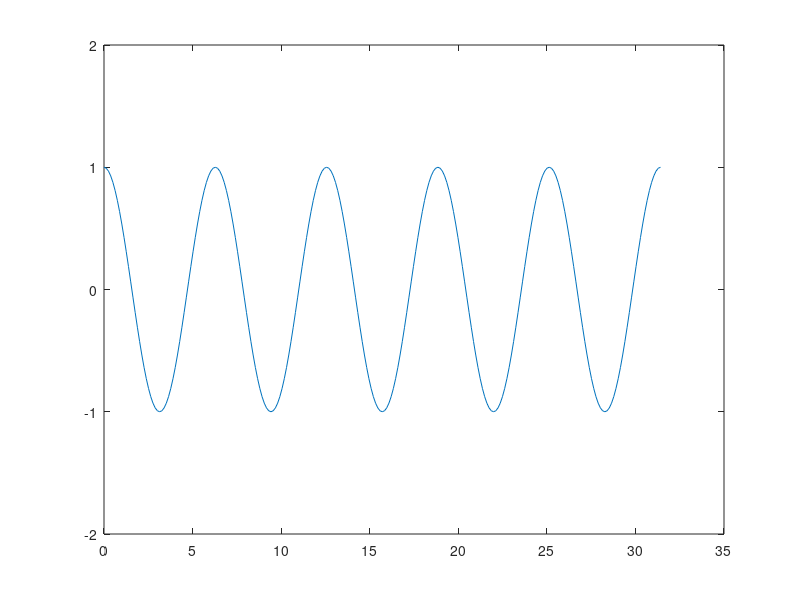

The MATLAB script that drew this image: (Note: this script raises an error after producing the figure.)

A_M = 1;                                    
OMEGA = 1;                          
Ws = 50;                                 
Fs = Ws/(2*pi);                             
T = 1/Fs;                                 
t = [0:T:5*2*pi/OMEGA];                    
s_M = A_M*cos(OMEGA*t);                     

figure
plot(t, s_M);
ylim([-2 2]);

%%%%%%%%%%%%%%%%%%%%%%%%%%%%


figure                                    
specplot(s_M, Fs);                    

% AM-signal

A0=1;                                      
omega0 = 10;                               
phi0 = 2.5;                                   
s_AM = pmmod(s_M, OMEGA, omega0, phi0); 

figure
hold on
plot(t, s_AM);                              
plot(t, s_M, '--', 'Color', 'red'); 
hold off

figure                                      
specplot(s_AM, Fs);      

f = pmdemod(s_AM, OMEGA, omega0, phi0);

figure
plot(t, f);                     

figure                                      
specplot(f, OMEGA); 
